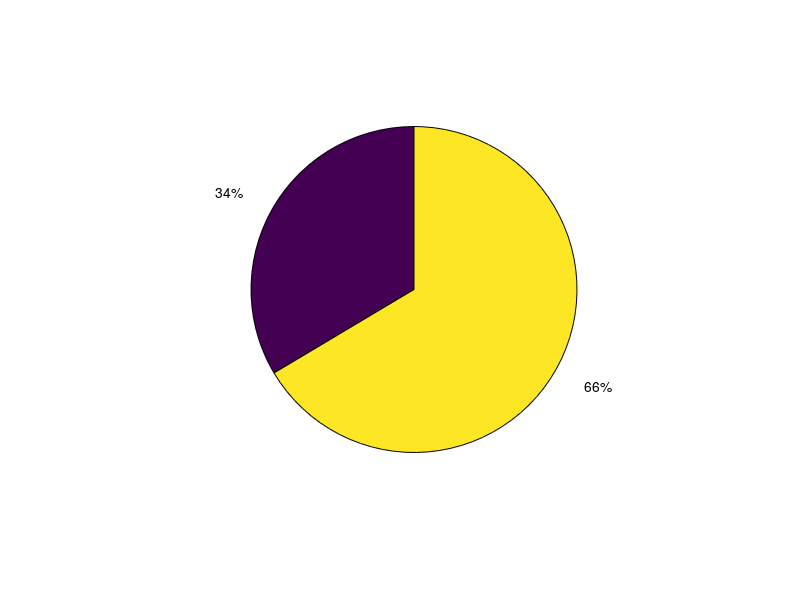

MATLAB code to generate this figure:
%% UNIVERSITE DE BRETAGNE OCCIDENTALE 
%   L2 CMI 
% TRAVAUX PRATIQUE MATHEMATIQUE 
% SCRIPTE POUR SIMMULER LE PROBLEM DE MONTY HALL
%                                                RENDU LE : 29/04/2019 


%% le SCRPITE : 

%% % declaration et initialisation des variables utlisées 

clc
clear all;
lose=0;
win=0;
garder=0;
ngarder=0;
N=10000;
%% simuler le jeux N fois 
% 
for i=1:N                 
gate=[0 0 0];
gate(randi(3))=1           % le 1 veut dire une voiture 
choix=randi(3);            % le choix va avoir une valeur entre 1 et 3 


    for j=1:3
        if(gate(choix)==1)
             porter=[gate(choix) 0 ];               
    
            elseif  ((j~=choix))
                     porter=[gate(choix) gate(j)]
         end 

    end

%% le deuxieme choix 

choix2=randi(2);                    

if(porter(choix2)== gate(choix))   % si le choix et le meme j'incrimente la variable garder 
    garder=garder+1;                    
    if(porter(choix2)==1)
        win=win+1;            
    else 
        lose=lose+1;
    end
    
else 
     ngarder=ngarder+1;               
     if(porter(choix2)==1)
        win=win+1;
    else 
        lose=lose+1;
    end
end

end
%% AFFICHAGE DES RESULTATS 
lose
win
garder
ngarder
pie([win lose])


%%*******************************************************************